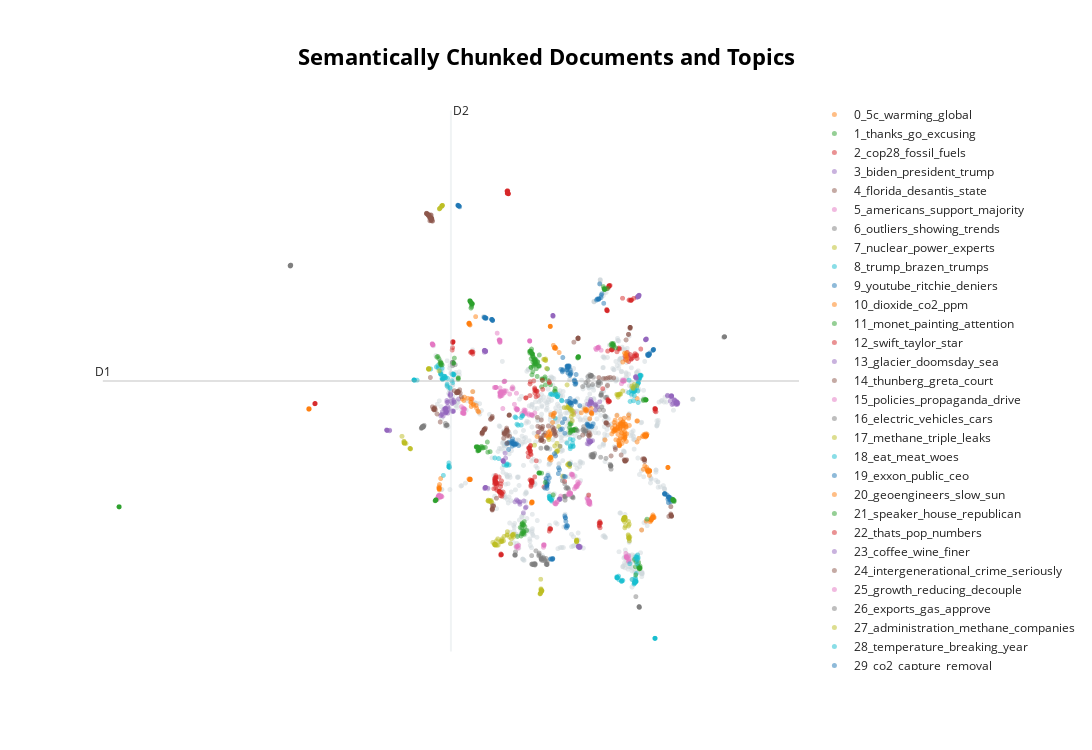

Notebook source saved alongside this figure:
### Code cell
base_visual_docs = base_topic_model.visualize_documents(tokenized_text, embeddings=base_embed, hide_annotations=True, title='<b>Semantically Chunked Documents and Topics</b>')
base_visual_docs.write_html("figures/seg-visual-docs.html")
base_visual_docs
